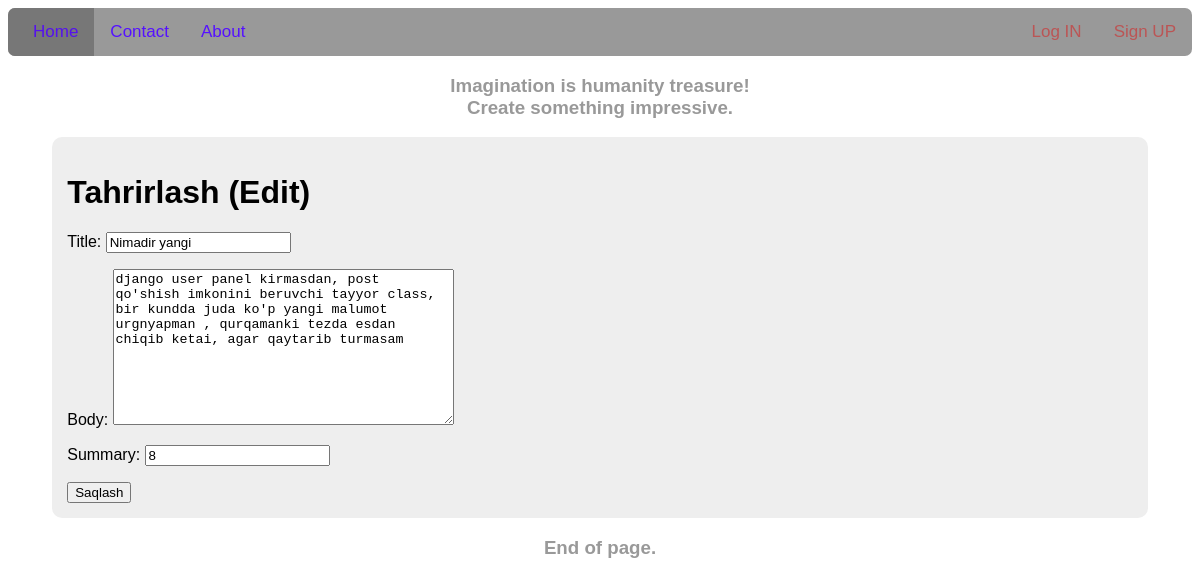
Page /post/6/edit on the committed database.
### blog/models.py (models this page shows, shortened)
class Post(models.Model):
	title = models.CharField(max_length=100)
	author = models.ForeignKey(
		'auth.User',
		on_delete=models.CASCADE)
	summary = models.CharField(max_length=300)
	body= models.TextField()

### blog/views.py (the view)
# urls.py: path('post/<int:pk>/edit',BlogUpdateView.as_view(), name='post_edit'),
class BlogUpdateView(UpdateView):
	model = Post
	template_name = 'post_edit.html'
	fields = ['title','body','summary']

### templates/post_edit.html
{% extends "base.html" %}
{% block content %}
	<h1>Tahrirlash (Edit)</h1>
<form action="" method="post">{% csrf_token %}
	{{ form.as_p }}
	<input type="submit" value="Saqlash">
</form>
{% endblock content %}

### static/css/base.css (style rules this page uses)
body { font-family: sans-serif; }

### rows in the picture
Post: title "Nimadir yangi", body "django user panel kirmasdan, post qo'shish imkonini beruvchi tayyor class, bir kundda juda ko'p yangi malumot urgnyapman , qurqamanki tezda esdan chiqib ketai, agar qaytarib turmasam", summary "8"
